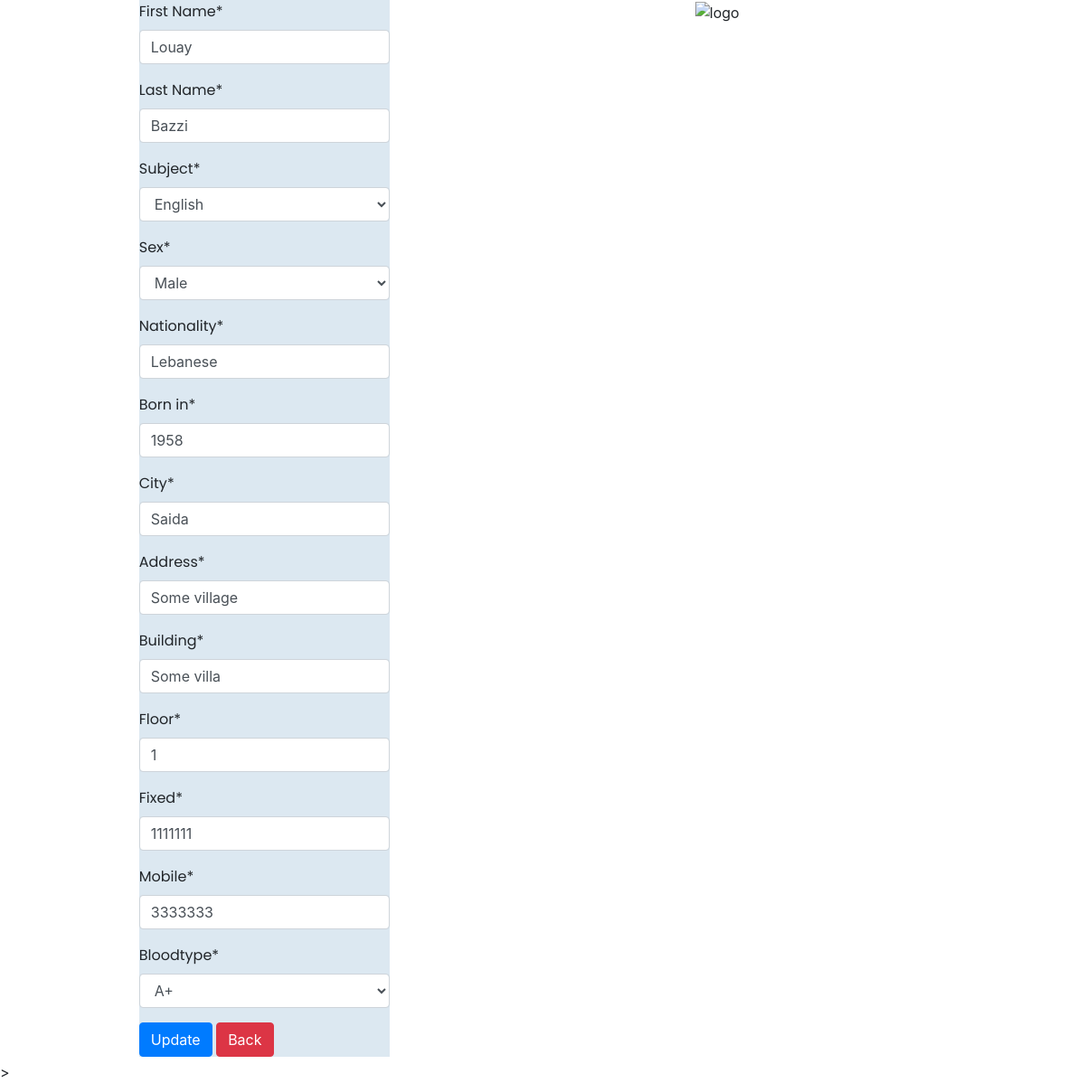
Page /registration/teacher/edit/1/ (signed in) on the committed database.
### draftapp/models.py (models this page shows, shortened)
class Teacher(models.Model):
    First_Name= models.CharField(max_length=20)
    Last_Name = models.CharField(max_length=20)
    Teaches = [
        ("E","English"),
        ("E","Arabic"),
        ("E","Math"),
        ("E","Physics"),
        ("E","Biology"),
        ("E","Chemistry"),
        ("E","History"),
        ("E","Geography"),
        ("E","Civics"),
        ("E","Religion"),
        ("E","PE")
    ]
    Subject= models.CharField(max_length=1, choices=Teaches)
    SEX = [
        ("M", "Male"),
        ("F", "Female")
    ]
    Sex = models.CharField(max_length=1, choices=SEX)
    Nationality=models.CharField(max_length=20)
    Born_in= models.IntegerField( default=1970)                                 #used to be int
    City = models.CharField(max_length=20)
    Address = models.CharField(max_length=20)
    Building = models.CharField(max_length=20)
    Floor = models.CharField(max_length=20)
    Fixed=models.IntegerField(default=0)                                                              #used to be int
    Mobile=models.IntegerField(default=0)                                                               #used to be int
    Bloodtype = [
        ('A', 'A+'),
        ('A', 'A-'),
        ('B', 'B+'),
        ('B', 'B-'),
        ('AB', 'AB+'),
        ('AB', 'AB-'),
        ('O', 'O+'),
        ('O', 'O-')
    ]
    Bloodtype = models.CharField(max_length=3, choices=Bloodtype)

### draftapp/views.py (the view)
# urls.py: url(r'^teacher/edit/(?P<IDofteacher>[0-9]+)/$', editt, name='editt'),
@login_required
def editt(request, IDofteacher):
    if request.method == 'POST':  # post or get, s7ab men html w zetta bel database, get ye3ne jib men db w cout
        form = CreateTeacherForm(instance=Teacher.objects.get(id=IDofteacher), data=request.POST)  #
        if form.is_valid():
            instance = form.save(commit=False)
            instance.save()
            return HttpResponseRedirect("/registration/teacher/{}".format(IDofteacher))
    else:
        form = CreateTeacherForm(instance=Teacher.objects.get(id=IDofteacher))
    return render(request, 'draftapp/editt.html', {'form': form})

### draftapp/forms.py
class CreateTeacherForm(forms.ModelForm):
    class Meta:
        model = Teacher
        fields = ['First_Name', 'Last_Name', 'Subject', 'Sex', 'Nationality', 'Born_in', 'City',
                  'Address', 'Building', 'Floor', 'Fixed', 'Mobile', 'Bloodtype']

### templates/draftapp/editt.html (shortened to what this page needs)
<!DOCTYPE html>
{% load crispy_forms_tags %}
{% load static %}
<html lang="en">
<head>
    <link href="{% static 'draftapp/css/editt.css' %}" rel="stylesheet" type="text/css">
    <link rel="stylesheet" href="https://stackpath.bootstrapcdn.com/bootstrap/4.5.2/css/bootstrap.min.css">
</head>
<body>
    <div class="row justify-content-around">
        <div class="col-3">
            <form method="post">
                {{ form|crispy }}
                <input type="submit" class="btn btn-primary" value="Update"/>
                <a href="/registration/viewt" class="btn btn-danger">Back</a>
            </form>
        </div>
        <div class="col-3">
            <img src="https://www.fede.education/wp-content/uploads/2018/02/LOGO_UNIVERSAL-SCHOOL.jpg" class="img-fluid" alt="logo" >
        </div>
    </div>
</body>
</html>>

### static/draftapp/css/editt.css (style rules this page uses)
body { font-family: "Poppins", sans-serif; height: 100%; }
form { background-color: #dce8f1; margin-bottom: 5px; }
form label { font-family: "Poppins", sans-serif; }

### rows in the picture
Teacher: First_Name "Louay", Last_Name "Bazzi", Subject "English", Sex "Male", Nationality "Lebanese", Born_in "1958", City "Saida", Address "Some village", Building "Some villa", Floor "1", Fixed "1111111", Mobile "3333333", Bloodtype "A+"
